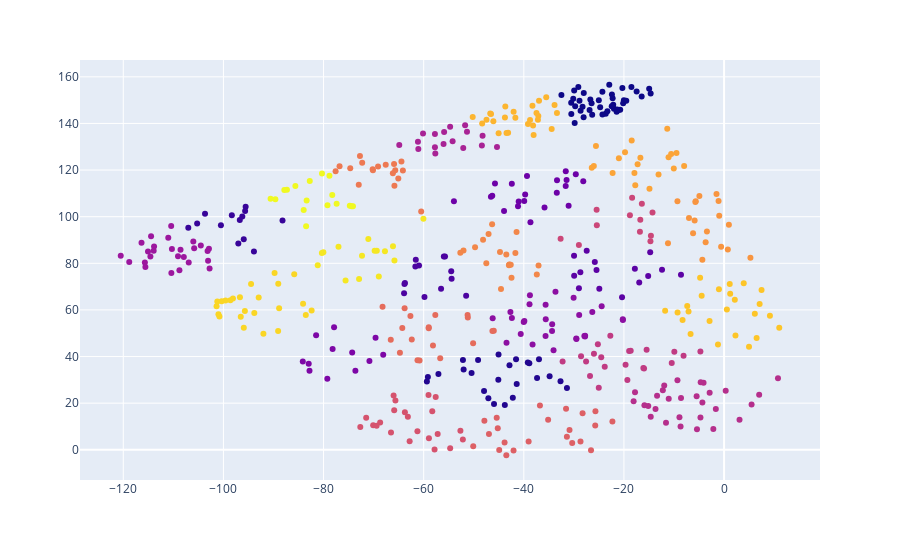

Write notebook code for a chart like this one.
### Code cell
import plotly.express as px

fig = px.scatter()
fig.add_scatter(
    x=harvesteable_trees_gdf["x"],
    y=harvesteable_trees_gdf["y"],
    mode="markers",
    marker=dict(color=y),
)

fig.show()

### Figure 1 — Plotly figure (JSON) as saved in the notebook; plotly's stock layout.template omitted (floating-point values rounded to 4 significant figures; data arrays with more than 128 entries replaced by an {"elided": "..."} marker saying what was removed)
{"data": [{"hovertemplate": "<extra></extra>", "legendgroup": "", "marker": {"color": "#636efa", "symbol": "circle"}, "mode": "markers", "name": "", "orientation": "v", "showlegend": false, "type": "scatter", "xaxis": "x", "yaxis": "y"}, {"marker": {"color": {"elided": "516 int values"}}, "mode": "markers", "type": "scatter", "x": {"elided": "516 float values"}, "y": {"elided": "516 float values"}}], "layout": {"legend": {"tracegroupgap": 0}, "margin": {"t": 60}, "xaxis": {"anchor": "y", "domain": [0, 1]}, "yaxis": {"anchor": "x", "domain": [0, 1]}}}
